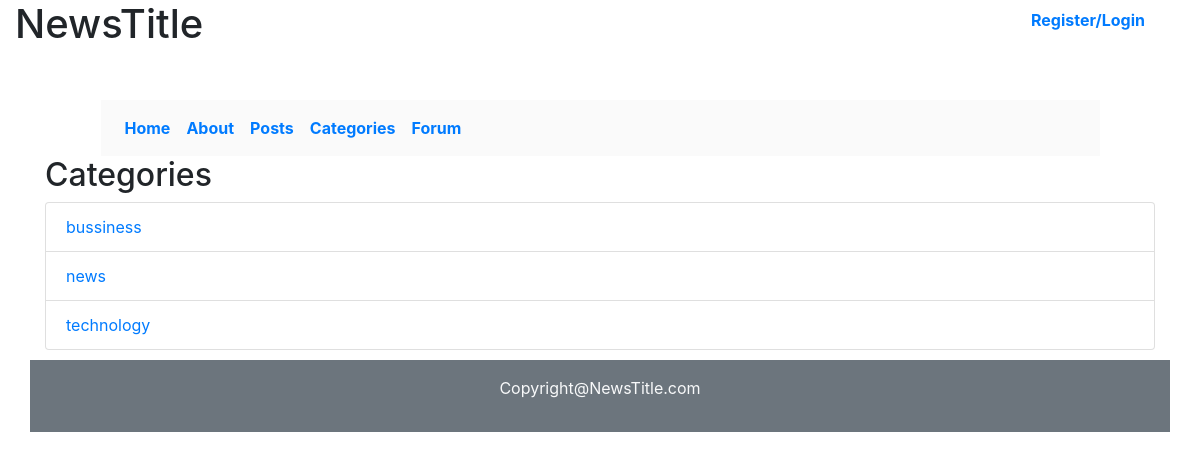
Page /index.php/categories on the committed database.
### tables this page shows
CREATE TABLE `categories` (
  `id` int(11) NOT NULL,
  `name` varchar(255) NOT NULL,
  `created_at` timestamp NOT NULL DEFAULT CURRENT_TIMESTAMP
);

### application/controllers/categories.php (called while the page is built, shortened)
<?php
    class Categories extends CI_Controller{
        public function __construct() {
            $this->load->library('session');
        }
        public function index(){
          $data['title']='Categories';
          $data['categories']=$this->category_model->get_categories();
          $this->load->view('templates/header',$data);
                $this->load->view('categories/index', $data);
                $this->load->view('templates/footer');
        }
    }
?>

### index.php (called while the page is built, shortened)
<?php
require_once BASEPATH.'core/CodeIgniter.php';

### application/models/Category_model.php (called while the page is built, shortened)
<?php
	class Category_model extends CI_Model{
		public function get_categories(){
            $this->db->ORDER_BY("name");
            $query= $this->db->get('categories');
            return $query->result_array();
        }
	}
?>

### application/views/categories/index.php (the view, shortened to what this page needs)
<div class="container">
<h2><?= $title ; ?></h2>
<ul class="list-group">
	<?php foreach($categories as $category) : ?>
		<li class="list-group-item"><a href="<?php echo site_url('/categories/posts/'.$category['id']); ?>"><?php echo $category['name']; ?></a></li>
	<?php endforeach ; ?>
</ul>
</div>

### rows in the picture
categories: name "bussiness"
categories: name "news"
categories: name "technology"

### other values in the picture
$title "Categories"
